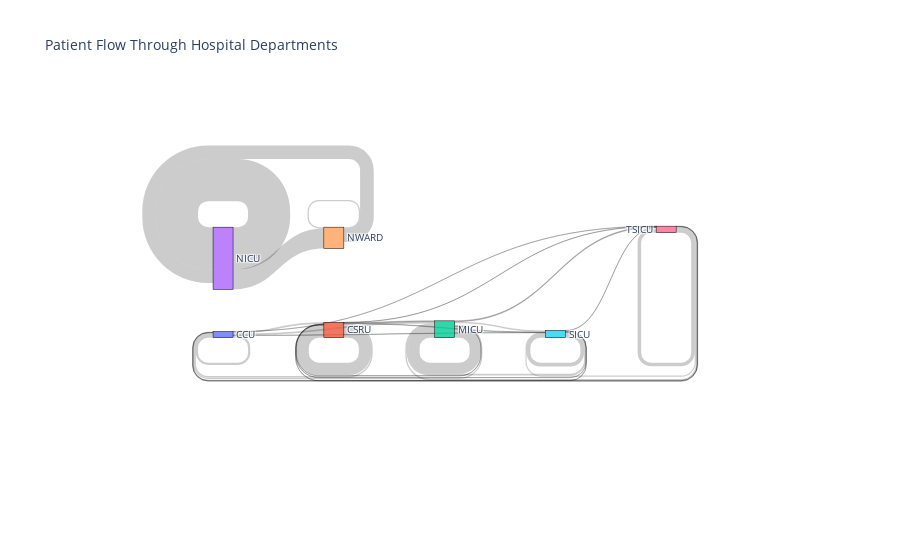

Notebook code for this chart:
### Code cell
# Drop rows where 'CURR_CAREUNIT' or 'PREV_CAREUNIT' is empty (meaning it's an admission or discharge)
df_sankey = df_transfers[(df_transfers['PREV_CAREUNIT'] != '') & (df_transfers['CURR_CAREUNIT'] != '')]

# Aggregate the transfers between care units
df_flow = df_sankey.groupby(['PREV_CAREUNIT', 'CURR_CAREUNIT']).size().reset_index(name='count')

# Create a list of unique care units
care_units = pd.concat([df_flow['PREV_CAREUNIT'], df_flow['CURR_CAREUNIT']]).unique()
care_unit_dict = {unit: i for i, unit in enumerate(care_units)}

# Map the care units to a source-target index
df_flow['source'] = df_flow['PREV_CAREUNIT'].map(care_unit_dict)
df_flow['target'] = df_flow['CURR_CAREUNIT'].map(care_unit_dict)

fig = go.Figure(data=[go.Sankey(
    node=dict(
        pad=15,
        thickness=20,
        line=dict(color="black", width=0.5),
        label=care_units
    ),
    link=dict(
        source=df_flow['source'],
        target=df_flow['target'],
        value=df_flow['count']
    ))])

fig.update_layout(title_text="Patient Flow Through Hospital Departments", font_size=10)
fig.show()

### Figure 1 — Plotly figure (JSON) as saved in the notebook; plotly's stock layout.template omitted (floating-point values rounded to 4 significant figures)
{"data": [{"link": {"source": [0, 0, 0, 0, 0, 1, 1, 1, 1, 1, 2, 2, 2, 2, 2, 3, 3, 4, 4, 5, 5, 5, 5, 5, 6, 6, 6, 6, 6], "target": [0, 1, 2, 5, 6, 0, 1, 2, 5, 6, 0, 1, 2, 5, 6, 3, 4, 3, 4, 0, 1, 2, 5, 6, 0, 1, 2, 5, 6], "value": [536, 413, 440, 79, 45, 359, 3025, 193, 127, 54, 294, 103, 2714, 386, 205, 10266, 4923, 3335, 304, 82, 53, 432, 917, 111, 85, 48, 331, 271, 866]}, "node": {"label": ["CCU", "CSRU", "MICU", "NICU", "NWARD", "SICU", "TSICU"], "line": {"color": "black", "width": 0.5}, "pad": 15, "thickness": 20}, "type": "sankey"}], "layout": {"font": {"size": 10}, "title": {"text": "Patient Flow Through Hospital Departments"}}}
